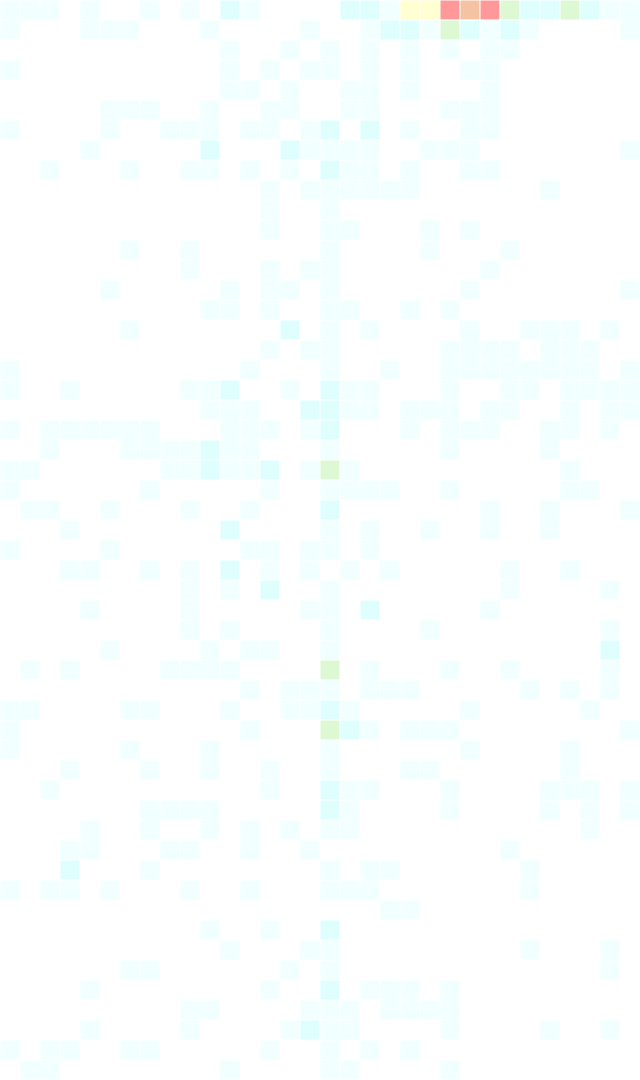

Source code (Python):
import json
import math
import os.path
import random
import statistics

import svgwrite

width = 640
height = 1080
grid = 32
isLine = False

HEATMAP_COLORS = [
    '#ddffff',  # Blue       1% -  9%
    '#afffff',  # Blue      10% - 19%
    '#aaf191',  # Green     20% - 29%
    '#80d385',  # Green     30% - 39%
    '#ffff8c',  # Yellow    40% - 49%
    '#f9d057',  # Yellow    50% - 59%
    '#f29e2e',  # Orange    60% - 69%
    '#e76818',  # Orange    70% - 79%
    '#ff6161',  # Red       80% - 89%
    '#ff0000',  # Red       90% - 100%
]


class BaseHeatmap(object):
    def __init__(self, width=640, height=480, gridSize=10):
        self.width = width
        self.height = height
        self.gridSize = gridSize

    def translate(self, data, isLine=False):
        raise


class SimpleHeatmap(BaseHeatmap):
    def translate(self, data, isLine=False):
        group = svgwrite.container.Group()
        for point in data:
            extras = {
                'opacity': 0.4,
                'fill': HEATMAP_COLORS[point['users_relative'] - 1],
                'stroke': 'white',
            }
            rect = svgwrite.shapes.Rect(
                insert=(
                    0 if isLine else self.gridSize * point['x'],
                    self.gridSize * point['y'],
                ),
                size=(self.gridSize, self.gridSize),
                **extras,
            )
            rect.set_desc(title='{0}%'.format(point['users_relative'] * 10))
            group.add(rect)

        drawing = svgwrite.Drawing(
            'heatmap.svg',
            size=(self.width, self.height),
            profile='full',
            **{
                'class': 'ap-Heatmap_Grid',
                'style': 'background: black;',
            },
        )
        drawing.add(group)
        drawing.save()


class KDEHeatmap(BaseHeatmap):
    def __init__(self, width=640, height=480, gridSize=10):
        super(KDEHeatmap, self).__init__(width=width, height=height, gridSize=gridSize)
        self.densities = []
        self.xyPoints = []
        self.grid = self._genGrid()

        self.h = 0.389
        self.h2 = self.h ** 2

    def _genGrid(self):
        return [
            (j * self.gridSize + self.gridSize / 2, i * self.gridSize + self.gridSize / 2)
            for i in range(0, int(self.height/self.gridSize))
            for j in range(0, int(self.width/self.gridSize))
        ]

    def _psedoInterQuantileRange(self, data):
        n = len(data)
        return statistics.median_low(data[n//2:]) - statistics.median_high(data[:n//2])

    def updateBandwidth(self):
        xPoints = sorted([p[0] for p in self.xyPoints])
        iqr = self._psedoInterQuantileRange(xPoints)
        self.h = 1.06 * min(statistics.stdev(xPoints), iqr / 1.34) * math.pow(len(self.xyPoints), -0.2)
        self.h2 = self.h ** 2
        print('bw: h={0}, h2={1}'.format(self.h, self.h2))

    def gaussian(self, x: float):
        # sqrt(2 * PI) is approximately 2.5066
        return math.exp(-x * x / 2) / 2.5066

    def norm(self, v1, v2):
        # Norm of 2D arrays/vectors
        return math.sqrt((v1[0] - v2[0]) * (v1[0] - v2[0]) + (v1[1] - v2[1]) * (v1[1] - v2[1]))

    def kde(self, gridPoint):
        return statistics.mean(
            [self.gaussian(self.norm(p, gridPoint) / self.h) for p in self.xyPoints]
        ) / self.h2

    def outerScale(self, value, maximum):
        sentinel = len(HEATMAP_COLORS)
        d = int(value / maximum * sentinel)
        return d if d < sentinel else (sentinel - 1)

    def translate(self, data, isLine=False):
        self.xyPoints = [(p['x'] * self.gridSize, p['y'] * self.gridSize) for p in data]
        # self.updateBandwidth()
        self.densities = [self.kde(p) for p in self.grid]
        domainMax = max([v ** 0.4 for v in self.densities])
        print(self.densities)

        group = svgwrite.container.Group()
        for i in range(len(self.grid)):
            point = self.grid[i]
            color = HEATMAP_COLORS[self.outerScale(self.densities[i] ** 0.4, domainMax)]
            extras = {
                'opacity': 0.4,
                'fill': color,
                'stroke': 'white',
            }
            rect = svgwrite.shapes.Rect(
                insert=(
                    point[0] - self.gridSize / 2,
                    point[1] - self.gridSize / 2,
                ),
                size=(
                    self.gridSize,
                    self.gridSize,
                ),
                **extras,
            )
            rect.set_desc(title='{}'.format(self.densities[i] * 10))
            group.add(rect)

        drawing = svgwrite.Drawing(
            'heatmap_kde.svg',
            size=(self.width, self.height),
            profile='full',
            **{
                'class': 'ap-Heatmap_Grid',
                'style': 'background: black;',
            },
        )
        drawing.add(group)
        drawing.save()


def generateInteractions():
    data = []
    for i in range(720):
        data.append(dict(
            x=random.randint(0, grid - 1),
            y=random.randint(0, 100),
            users_relative=random.randint(1, 10),
        ))
    return data


def getInteractions(filename='source.json'):
    if os.path.exists(filename):
        return json.loads(open(filename, 'r').read())

    else:
        return generateInteractions()


def main():
    interactions = getInteractions()

    sheatmap = SimpleHeatmap(width=width, height=height, gridSize=int(width / grid))
    sheatmap.translate(interactions, isLine)

    kdeheatmap = KDEHeatmap(width=width, height=height, gridSize=int(width / grid))
    kdeheatmap.translate(interactions, isLine)


if __name__ == '__main__':
    main()
